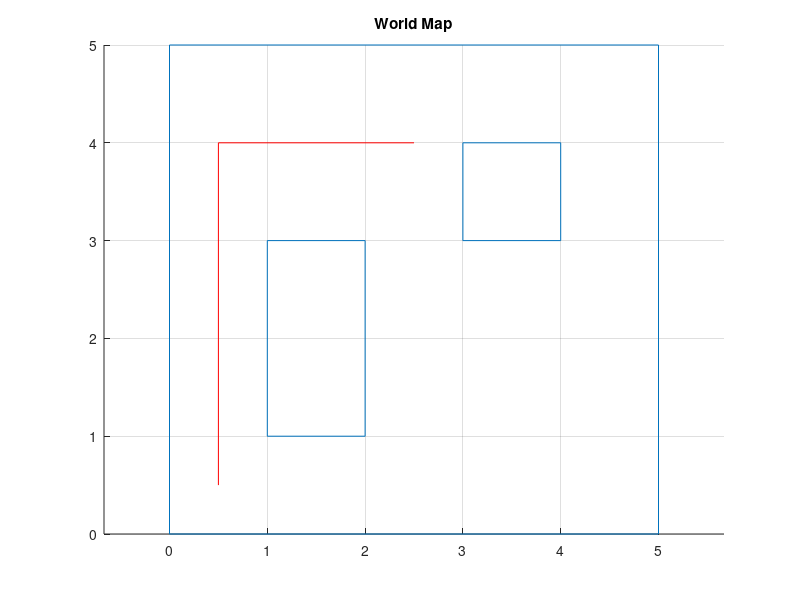

The MATLAB source for this figure: (Note: this script raises an error after producing the figure.)
% Simulate a 2D robot
% Author: Dereck Wonnacott (2014)

%
% Generate the virtual world (Ground Truth Map)
%

% W is an array of objects in the map
% Each object is a polyline stored in a 2xn matrix
% Where n is the number of line endpoints
% the first row is the x coordinates
% the second row is the y coordinates. 
World{1} = [0 0 5 5 0;
            0 5 5 0 0];
    
World{2} = [1 1 2 2 1;
            1 3 3 1 1];
    
World{3} = [3 4 4 3 3;
            3 3 4 4 3];

% Plot the world
figure(1); 
clf;
title('World Map');
for i = 1:length(World)
    line(World{i}(1,:), World{i}(2,:))
end
hold on;
axis equal
grid


%
% Generate Robot Path (Ground Truth)
%

% Robot Trajectory 
% [x, y, Theta]
Path = [0.5, 0.5, deg2rad(90);
        0.5, 4.0, deg2rad(90);
        0.5, 4.0, 0;
        2.5, 4.0, 0];

PathVelLin = 0.5;  % Linear Velocity (Units/Second)
PathVelRot = deg2rad(45); % Rotational velocity (Rad/Second)

% Plot Trajectory
figure(1);
plot(Path(:,1)', Path(:,2)', '-r');


% Generate timestamps for each trajectory vertex
tt = 0;
for i = 1:(length(Path)-1)
   dp = sqrt((Path(i,1) - Path(i+1,1))^2 + (Path(i,2) - Path(i+1,2))^2);
   tp = dp/PathVelLin;
   
   dr = Path(i,3) - Path(i+1,3); 
   tr = dr/PathVelRot;   
   
   t  = max(tp, tr); 
   tt = cat(2, tt, t);
end 
Path = cat(2, Path, tt');


%
% Generate Lidar Data
%

LidarHz = 5; % Samples Per Second

% lidar poses
LidarPose = []; 

for i = 1:(length(Path)-1)
    x  = [0; tt(i+1)];
    xx = x(1):1/LidarHz:x(2);
   
    y  = [Path(i,1); Path(i+1,1)];
    px = linterp(x,y,xx);
    
    y  = [Path(i,2); Path(i+1,2)];
    py = linterp(x,y,xx);
    
    y  = [Path(i,3); Path(i+1,3)];
    pr = linterp(x,y,xx);
    
    LidarPose = cat(1, LidarPose, [px' py' pr' xx']);
end

plot(LidarPose(:,1),LidarPose(:,2), '.r');



% Generate Lidar Sensor measurements
LidarRange = 4.0;
LidarAngles = deg2rad(-135):deg2rad(1):deg2rad(135);
LidarScan = zeros(size(LidarPose,1), size(LidarAngles,2));

parfor n = 1:size(LidarPose,1) % For each pose
    p = LidarPose(n,:); % Current pose
    z = []; % Current scan
    
    for i = 1:length(LidarAngles); % For each beam
        r = LidarRange; % Max Range
        a = LidarAngles(i); % Current Angle

        % find endpoints of this beam
        beam = [p(1), p(1)+r*cos(p(3)+a); p(2), p(2)+r*sin(p(3)+a)];

        % Search if this range measurement intersects any map line
        for j = 1:length(World)
            [xi, yi] = polyxpoly(World{j}(1,:), World{j}(2,:), beam(1,:), beam(2,:)); 
            if ~isempty(xi)
                % Find the closest intersecetion
                for k = 1:length(xi)
                    d = sqrt((p(1) - xi(k)).^2 + (p(2) - yi(k)).^2);
                    if d < r 
                        r = d;
                    end
                end
            end
        end
        
        % Add this measurement to the scan
        z = cat(2, z, r);
    end
    
    LidarScan(n,:) = z;
end    
   
% Plot the Lidar Measurements
if 0
    figure(2)
    for nScan = 1:size(LidarScan,1)
        a = LidarAngles;
        z = LidarScan(nScan, :);

        %  Remove out of range measurements
        I = (z >= LidarRange);
        a(I) = [];
        z(I) = [];

        % Plot
        set(0, 'CurrentFigure', 2);
        clf
        polar(a, z, '.b')

        % Realtime playback
        pause(1/LidarHz);
    end
end

% Clean up workspace
clear a beam d dp dr i j k n p pr px py r t tp tr tt x xi xx y yi z